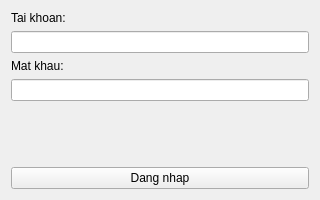
<?xml version="1.0" encoding="UTF-8"?>
<ui version="4.0">
 <class>CuaSoDangNhap</class>
 <widget class="QWidget" name="CuaSoDangNhap">
  <property name="geometry">
   <rect>
    <x>0</x>
    <y>0</y>
    <width>320</width>
    <height>200</height>
   </rect>
  </property>
  <property name="windowTitle">
   <string>Form Dang Nhap</string>
  </property>
  <layout class="QVBoxLayout" name="verticalLayout">
   <item>
    <widget class="QLabel" name="label_tai_khoan">
     <property name="text">
      <string>Tai khoan:</string>
     </property>
    </widget>
   </item>
   <item>
    <widget class="QLineEdit" name="o_nhap_tai_khoan"/>
   </item>
   <item>
    <widget class="QLabel" name="label_mat_khau">
     <property name="text">
      <string>Mat khau:</string>
     </property>
    </widget>
   </item>
   <item>
    <widget class="QLineEdit" name="o_nhap_mat_khau">
     <property name="echoMode">
      <enum>QLineEdit::Password</enum>
     </property>
    </widget>
   </item>
   <item>
    <spacer name="verticalSpacer">
     <property name="orientation">
      <enum>Qt::Vertical</enum>
     </property>
     <property name="sizeHint" stdset="0">
      <size>
       <width>20</width>
       <height>10</height>
      </size>
     </property>
    </spacer>
   </item>
   <item>
    <widget class="QPushButton" name="nut_dang_nhap">
     <property name="text">
      <string>Dang nhap</string>
     </property>
    </widget>
   </item>
  </layout>
 </widget>
 <resources/>
 <connections/>
</ui>
